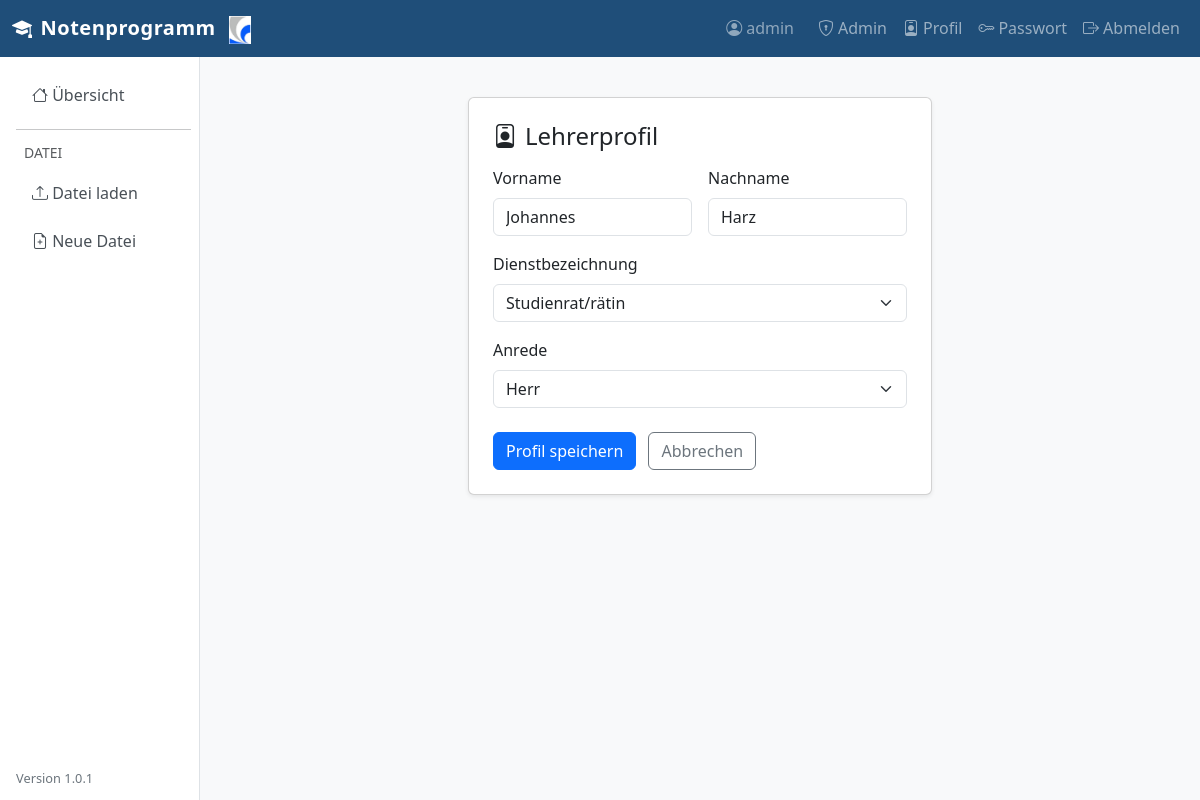
The page /auth/profil (signed in) on the database its author committed.
### app/models.py (models this page shows, shortened)
class User(UserMixin, db.Model):
    __tablename__ = "users"
    id = db.Column(db.Integer, primary_key=True)
    username = db.Column(db.String(64), unique=True, nullable=False, index=True)
    email = db.Column(db.String(120), unique=True, nullable=False, index=True)
    password_hash = db.Column(db.String(256), nullable=False)
    is_approved = db.Column(db.Boolean, default=False, nullable=False)
    is_admin = db.Column(db.Boolean, default=False, nullable=False)
    notendatei_import = db.Column(db.Boolean, default=False, nullable=False)
    created_at = db.Column(db.DateTime, default=lambda: datetime.now(timezone.utc))
    last_login = db.Column(db.DateTime, nullable=True)
    lehrer_vorname = db.Column(db.String(64), nullable=True)
    lehrer_nachname = db.Column(db.String(64), nullable=True)
    dienstbezeichnung = db.Column(db.String(64), nullable=True)
    anrede = db.Column(db.String(10), nullable=True)

### app/auth/routes.py (the view, shortened to what this page needs)
@auth_bp.route("/profil", methods=["GET", "POST"])
@login_required
def profil():
    form = LehrerProfilForm(
        lehrer_vorname=current_user.lehrer_vorname or "",
        lehrer_nachname=current_user.lehrer_nachname or "",
        dienstbezeichnung=current_user.dienstbezeichnung or "",
        anrede=current_user.anrede or "keine",
    )
    return render_template("auth/profil.html", form=form)

### app/auth/forms.py
class LehrerProfilForm(FlaskForm):
    lehrer_vorname = StringField("Vorname", validators=[Optional(), Length(max=64)])
    lehrer_nachname = StringField("Nachname", validators=[Optional(), Length(max=64)])
    dienstbezeichnung = SelectField(
        "Dienstbezeichnung",
        choices=DIENSTBEZEICHNUNGEN,
        validators=[Optional()],
    )
    anrede = SelectField(
        "Anrede",
        choices=ANREDEN,
        validators=[Optional()],
    )
    submit = SubmitField("Profil speichern")

### app/__init__.py (called while the page is built)
def _display_schuljahr(schuljahr: str | None, schuljahr_bis: str | None = None) -> str:
    schuljahr = (schuljahr or "").strip()
    schuljahr_bis = (schuljahr_bis or "").strip()
    if len(schuljahr) == 4 and schuljahr.isdigit():
        if len(schuljahr_bis) == 4 and schuljahr_bis.isdigit():
            return f"{schuljahr[:2]}/{schuljahr_bis[2:]}"
        return f"{schuljahr[:2]}/{schuljahr[2:]}"
    return schuljahr

### app/models.py (called while the page is built)
@login_manager.user_loader
def load_user(user_id: str):
    return db.session.get(User, int(user_id))

### app/templates/auth/profil.html (shortened to what this page needs)
{% extends "base.html" %}
{% block content %}
<div class="row justify-content-center mt-3">
  <div class="col-md-6">
    <div class="card shadow-sm">
      <div class="card-body p-4">
        <h4 class="card-title mb-3">
          <i class="bi bi-person-badge me-2"></i>Lehrerprofil
        </h4>
        <form method="post" novalidate>
          <div class="row g-3 mb-3">
            <div class="col-sm-6">
              {{ form.lehrer_vorname.label(class="form-label") }}
              {{ form.lehrer_vorname(class="form-control" + (" is-invalid" if form.lehrer_vorname.errors else ""),
                                     placeholder="Max") }}
            </div>
            <div class="col-sm-6">
              {{ form.lehrer_nachname.label(class="form-label") }}
              {{ form.lehrer_nachname(class="form-control" + (" is-invalid" if form.lehrer_nachname.errors else ""),
                                      placeholder="Mustermann") }}
            </div>
          </div>
          <div class="mb-3">
            {{ form.dienstbezeichnung.label(class="form-label") }}
            {{ form.dienstbezeichnung(class="form-select" + (" is-invalid" if form.dienstbezeichnung.errors else "")) }}
          </div>
          <div class="mb-4">
            {{ form.anrede.label(class="form-label") }}
            {{ form.anrede(class="form-select" + (" is-invalid" if form.anrede.errors else "")) }}
          </div>
          {{ form.submit(class="btn btn-primary") }}
          <a href="{{ url_for('grades.index') }}" class="btn btn-outline-secondary ms-2">Abbrechen</a>
        </form>
      </div>
    </div>
  </div>
</div>
{% endblock %}

### app/templates/base.html (shortened to what this page needs)
<!doctype html>
<html lang="de">
<head>
  <link rel="stylesheet" href="https://cdn.jsdelivr.net/npm/bootstrap@5.3.3/dist/css/bootstrap.min.css">
  <link rel="stylesheet" href="https://cdn.jsdelivr.net/npm/bootstrap-icons@1.11.3/font/bootstrap-icons.min.css">
</head>
<body>
<nav class="navbar navbar-expand-lg navbar-dark" style="background-color:#1f4e79;">
  <div class="container-fluid">
    <a class="navbar-brand" href="{{ url_for('grades.index') }}">
      <i class="bi bi-mortarboard-fill me-2"></i>Notenprogramm
      <img src="{{ url_for('static', filename='logo.png') }}" alt="Schullogo" class="navbar-logo">
    </a>
    <div class="collapse navbar-collapse" id="navMain">
      <ul class="navbar-nav ms-auto align-items-lg-center">
        {% if current_user.is_authenticated %}
          <li class="nav-item">
            <span class="navbar-text me-3 text-white-50">
              <i class="bi bi-person-circle me-1"></i>{{ current_user.username }}
            </span>
          </li>
          {% if current_user.is_admin %}
          <li class="nav-item">
            <a class="nav-link" href="{{ url_for('auth.admin_users') }}">
              <i class="bi bi-shield-lock me-1"></i>Admin
            </a>
          </li>
          {% endif %}
          <li class="nav-item">
            <a class="nav-link" href="{{ url_for('auth.profil') }}">
              <i class="bi bi-person-badge me-1"></i>Profil
            </a>
          </li>
          <li class="nav-item">
            <a class="nav-link" href="{{ url_for('auth.change_password') }}">
              <i class="bi bi-key me-1"></i>Passwort
            </a>
          </li>
          <li class="nav-item">
            <a class="nav-link" href="{{ url_for('auth.logout') }}">
              <i class="bi bi-box-arrow-right me-1"></i>Abmelden
            </a>
          </li>
        {% else %}
          <li class="nav-item">
            <a class="nav-link" href="{{ url_for('auth.login') }}">Anmelden</a>
          </li>
        {% endif %}
      </ul>
    </div>
  </div>
</nav>
<div class="container-fluid">
  <div class="row">
    {% if current_user.is_authenticated %}
    <nav class="col-md-2 d-none d-md-block sidebar py-3 ps-3 pe-2">
      <ul class="nav flex-column gap-1">
        <li class="nav-item">
          <a class="nav-link {% if request.endpoint == 'grades.index' %}active{% endif %}"
             href="{{ url_for('grades.index') }}">
            <i class="bi bi-house"></i> Übersicht
          </a>
        </li>
        <hr class="my-2">
        <li class="nav-item text-muted small px-2 mb-1">DATEI</li>
        <li class="nav-item">
          <a class="nav-link {% if request.endpoint == 'grades.upload' %}active{% endif %}"
             href="{{ url_for('grades.upload') }}">
            <i class="bi bi-upload"></i> Datei laden
          </a>
        </li>
        <li class="nav-item">
          <a class="nav-link" href="{{ url_for('grades.new_file') }}"
             onclick="return confirm('Neue leere Datei erstellen? Ungespeicherte Daten gehen verloren.')">
            <i class="bi bi-file-earmark-plus"></i> Neue Datei
          </a>
        </li>
      </ul>
    </nav>
    <main class="col-md-10 content-area py-4 px-4">
    {% else %}
    <main class="col-12 content-area py-4 px-4">
    {% endif %}
      {% block content %}{% endblock %}
    </main>
  </div>
</div>
<div class="app-version">Version {{ app_version }}</div>
</body>
</html>

### app/templates/base.html (style rules this page uses)
body { background-color: #f8f9fa; }
.navbar-brand { font-weight: 700; letter-spacing: .5px; }
.navbar-logo { height: 28px; width: auto; margin-left: .5rem; }
.sidebar { min-height: calc(100vh - 56px); border-right: 1px solid #dee2e6; background: #fff; }
.sidebar .nav-link { color: #495057; border-radius: .375rem; margin: 2px 0; }
.sidebar .nav-link i { width: 1.4em; }
.content-area { min-height: calc(100vh - 56px); }
.app-version { position: fixed; left: 1rem; bottom: .75rem; font-size: .8rem; color: #6c757d; z-index: 1030; }

### rows shown on the page
User: username "admin", lehrer_vorname "Johannes", lehrer_nachname "Harz", dienstbezeichnung "Studienrat/rätin", anrede "Herr"

### other values the page prints
{{ app_version }} "1.0.1"
